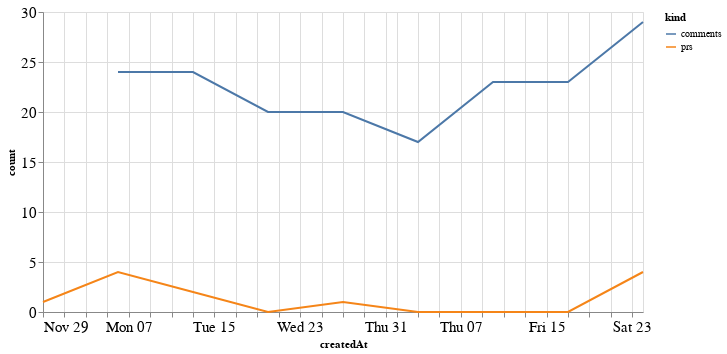

This figure's notebook cell:
### Code cell
alt.Chart(total_time, width=600).mark_line().encode(
    x='createdAt',
    y='count',
    color='kind'
)

### Figure 1 — Vega-Lite specification as saved in the notebook (floating-point values rounded to 4 significant figures)
{"config": {"axisLeft": {"labelFontSize": 15}, "axisBottom": {"labelFontSize": 15}}, "data": {"name": "data-b9b8e5d2571d3362ad34ef05db66ea90"}, "mark": "line", "encoding": {"color": {"type": "nominal", "field": "kind"}, "x": {"type": "temporal", "field": "createdAt"}, "y": {"type": "quantitative", "field": "count"}}, "width": 600, "$schema": "https://vega.github.io/schema/vega-lite/v4.8.1.json", "datasets": {"data-b9b8e5d2571d3362ad34ef05db66ea90": [{"createdAt": "2020-11-29T00:00:00", "kind": "prs", "count": 1.0}, {"createdAt": "2020-12-06T00:00:00", "kind": "prs", "count": 4.0}, {"createdAt": "2020-12-13T00:00:00", "kind": "prs", "count": 2.0}, {"createdAt": "2020-12-20T00:00:00", "kind": "prs", "count": 0.0}, {"createdAt": "2020-12-27T00:00:00", "kind": "prs", "count": 1.0}, {"createdAt": "2021-01-03T00:00:00", "kind": "prs", "count": 0.0}, {"createdAt": "2021-01-10T00:00:00", "kind": "prs", "count": 0.0}, {"createdAt": "2021-01-17T00:00:00", "kind": "prs", "count": 0.0}, {"createdAt": "2021-01-24T00:00:00", "kind": "prs", "count": 4.0}, {"createdAt": "2020-11-29T00:00:00", "kind": "comments", "count": null}, {"createdAt": "2020-12-06T00:00:00", "kind": "comments", "count": 24.0}, {"createdAt": "2020-12-13T00:00:00", "kind": "comments", "count": 24.0}, {"createdAt": "2020-12-20T00:00:00", "kind": "comments", "count": 20.0}, {"createdAt": "2020-12-27T00:00:00", "kind": "comments", "count": 20.0}, {"createdAt": "2021-01-03T00:00:00", "kind": "comments", "count": 17.0}, {"createdAt": "2021-01-10T00:00:00", "kind": "comments", "count": 23.0}, {"createdAt": "2021-01-17T00:00:00", "kind": "comments", "count": 23.0}, {"createdAt": "2021-01-24T00:00:00", "kind": "comments", "count": 29.0}]}}
